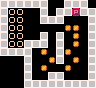

The image is a tile-based game level rendered from a .tmx file. Its description and complete source (layers, tilesets, objects, tile grids) follow:
An orthogonal 12x11 tile map with 8x8 px tiles, 1 tile layer (tiles).

<map version="1.0" tiledversion="1.0.2" orientation="orthogonal" renderorder="left-up" width="12" height="11" tilewidth="8" tileheight="8" nextobjectid="1">
 <tileset firstgid="1" source="tileset.tsx" />
 <layer name="tiles" width="12" height="11">
  <data encoding="csv">
5,5,5,5,5,5,0,0,5,5,5,0,5,2,2,0,0,5,0,5,5,3,5,5,5,2,2,0,0,5,5,5,0,0,0,5,5,2,2,0,0,0,0,0,1,1,0,5,5,2,2,0,0,5,0,5,0,1,0,5,5,2,2,5,5,5,0,5,0,1,0,5,5,5,5,5,0,1,0,5,1,0,0,5,0,0,0,5,0,0,1,5,0,1,0,5,0,0,0,5,0,1,0,0,1,0,0,5,0,0,0,5,0,0,5,5,0,0,0,5,0,0,0,5,5,5,5,5,5,5,5,5
</data>
 </layer>
</map>